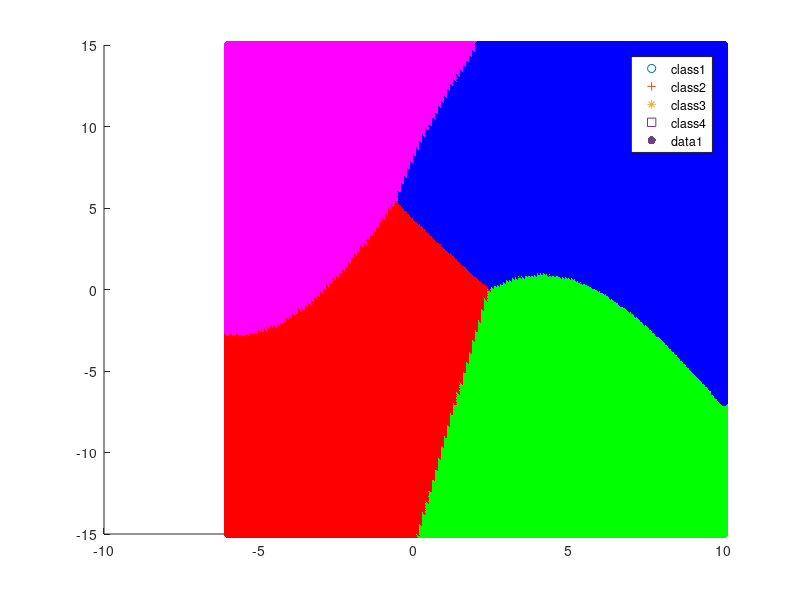

The MATLAB source for this figure: (Note: this script raises an error after producing the figure.)
clc;
clear;
close all;

%% Loading the data
train1 = importdata('class1_train.txt');
test1 = importdata('class1_test.txt');
train2 = importdata('class2_train.txt');
test2 = importdata('class2_test.txt');
train3 = importdata('class3_train.txt');
test3 = importdata('class3_test.txt');
train4 = importdata('class4_train.txt');
test4 = importdata('class4_test.txt');

total_train = [train1; train2; train3; train4];
total_test = [test1; test2; test3; test4];
actual_class(1:size(total_test,1),1:1) = 0;
actual_class(1:100,1) = 1;
actual_class(101:200,1) = 2;
actual_class(201:300,1) = 3;
actual_class(301:400,1) = 4;
%% Code
mean1 = mean(train1);
% mean1 will be row vector containing the mean of each column
mean2 = mean(train2);
mean3 = mean(train3);
mean4 = mean(train4);

cov1 = cov(train1);
% C = cov(A)
% If A is a matrix whose columns represent random variables and whose rows 
% represent observations, C is the covariance matrix with the corresponding
% column variances along the diagonal.
cov2 = cov(train2);
cov3 = cov(train3);
cov4 = cov(train4);

predicted_class(1:size(total_test,1),1:1) = 0;
for p = 1:size(total_test,1)
    x = total_test(p,:);
    pxy1 = 1;
    for j = 1:size(x,2)
        first_term = 1./sqrt(2*pi*cov1(j,j));
        second_term = -0.5*(x(1,j)-mean1(1,j))^2 ./(cov1(j,j));
        pxy1 = pxy1*(first_term)*exp(second_term);
    end
    pxy1 = pxy1*(size(train1,1)./size(total_train,1));

    pxy2 = 1;
    for j = 1:size(x,2)
        first_term = 1./sqrt(2*pi*cov2(j,j));
        second_term = -0.5*(x(1,j)-mean2(1,j))^2 ./(cov2(j,j));
        pxy2 = pxy2*(first_term)*exp(second_term);
    end
    pxy2 = pxy2*(size(train2,1)./size(total_train,1));

    pxy3 = 1;
    for j = 1:size(x,2)
        first_term = 1./sqrt(2*pi*cov3(j,j));
        second_term = -0.5*(x(1,j)-mean3(1,j))^2 ./(cov3(j,j));
        pxy3 = pxy3*(first_term)*exp(second_term);
    end
    pxy3 = pxy3*(size(train3,1)./size(total_train,1));

    pxy4 = 1;
    for j = 1:size(x,2)
        first_term = 1./sqrt(2*pi*cov4(j,j));
        second_term = -0.5*(x(1,j)-mean4(1,j))^2 ./(cov4(j,j));
        pxy4 = pxy4*(first_term)*exp(second_term);
    end
    pxy4 = pxy4*(size(train4,1)./size(total_train,1));

    pxy = [pxy1;pxy2;pxy3;pxy4];
    [B2,I2] = sort(pxy);
    % ascending order sorting
    predicted_class(p,1) = I2(end,1);
end
%% Post processing
[C,order] = confusionmat(actual_class,predicted_class);
accuracy = (sum(diag(C))./size(total_test,1))*100;
scatter(train1(:,1),train1(:,2),'red')
hold on
scatter(train2(:,1),train2(:,2),'blue','+')
hold on
scatter(train3(:,1),train3(:,2),'green','*')
hold on
scatter(train4(:,1),train4(:,2),'magenta','s')
hold on
legend('class1', 'class2','class3', 'class4','Location','Best');

%% Decision region
xrange(1:300,1) = 0;
yrange(1:300,1) = 0;
color_matrix(1:300,1:3) = 0;
i = 1;
for xvalue = -6:0.1:10
    for yvalue = -15:0.1:15
        xrange(i,1) = xvalue;
        yrange(i,1) = yvalue;
        point = [xvalue yvalue];
        pxy1 = 1;
        for j = 1:size(point,2)
            first_term = 1./sqrt(2*pi*cov1(j,j));
            second_term = -0.5*(point(1,j)-mean1(1,j))^2 ./(cov1(j,j));
            pxy1 = pxy1*(first_term)*exp(second_term);
        end
        pxy1 = pxy1*(size(train1,1)./size(total_train,1));

        pxy2 = 1;
        for j = 1:size(point,2)
            first_term = 1./sqrt(2*pi*cov2(j,j));
            second_term = -0.5*(point(1,j)-mean2(1,j))^2 ./(cov2(j,j));
            pxy2 = pxy2*(first_term)*exp(second_term);
        end
        pxy2 = pxy2*(size(train2,1)./size(total_train,1));

        pxy3 = 1;
        for j = 1:size(point,2)
            first_term = 1./sqrt(2*pi*cov3(j,j));
            second_term = -0.5*(point(1,j)-mean3(1,j))^2 ./(cov3(j,j));
            pxy3 = pxy3*(first_term)*exp(second_term);
        end
        pxy3 = pxy3*(size(train3,1)./size(total_train,1));

        pxy4 = 1;
        for j = 1:size(point,2)
            first_term = 1./sqrt(2*pi*cov4(j,j));
            second_term = -0.5*(point(1,j)-mean4(1,j))^2 ./(cov4(j,j));
            pxy4 = pxy4*(first_term)*exp(second_term);
        end
        pxy4 = pxy4*(size(train4,1)./size(total_train,1));

        pxy = [pxy1;pxy2;pxy3;pxy4];
        [~,I] = max(pxy);
        if I == 1
           color_matrix(i,:) = [1 0 0];%red
        else
            if I == 2
                color_matrix(i,:) = [0 0 1];%blue
            else
                if I == 3
                    color_matrix(i,:) = [0 1 0];%green
                else 
                    color_matrix(i,:) = [1 0 1];%magenta
                end
            end
        end
        i = i+1;
    end
end
% color_matrix_vector = char(color_matrix);
s = scatter(xrange,yrange,[],color_matrix,'filled');
s.Marker = 's';
% s.LineWidth = 0.01;
s.MarkerFaceAlpha = 0.05;
s.MarkerEdgeAlpha = 0.05;